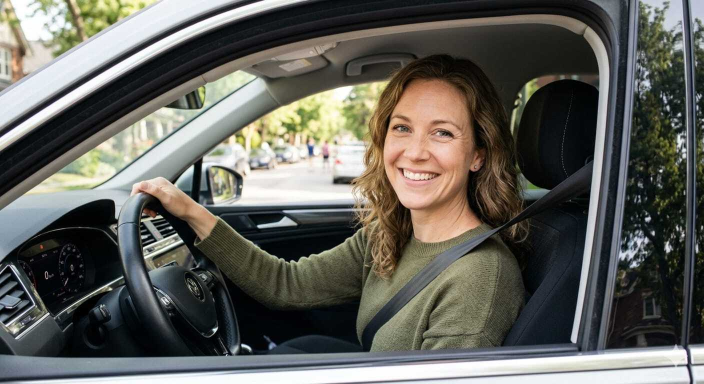
#> input picture driver_monitor/car.jpg, 1408 x 768 px (shown at 1/2 size)
$ python -i preprocessing.py   (imports and definitions only)
#> lines starting #> are read from the running program, lines starting #| are printed output that depends on the picture
#> further down, picture is the input picture: shape (768, 1408, 3); mean B, G, R 91.8, 98.1, 98.6
# ─────────────────────────────────────────────────────────────────────────────
# preprocessing.py  –  Frame conditioning before model inference
# ─────────────────────────────────────────────────────────────────────────────

import cv2
import numpy as np
from config import LOW_LIGHT_THRESH, FRAME_WIDTH, FRAME_HEIGHT


def resize_frame(frame: np.ndarray,
                 width: int = FRAME_WIDTH,
                 height: int = FRAME_HEIGHT) -> np.ndarray:
    """Resize to a fixed resolution while preserving aspect ratio (letterbox)."""
#> called with width = 1280, height = 720
    h, w = frame.shape[:2]
#> h = 768; w = 1408
    scale = min(width / w, height / h)
#> scale = 0.909
    new_w, new_h = int(w * scale), int(h * scale)
#> new_w = 1280; new_h = 698
    resized = cv2.resize(frame, (new_w, new_h), interpolation=cv2.INTER_LINEAR)
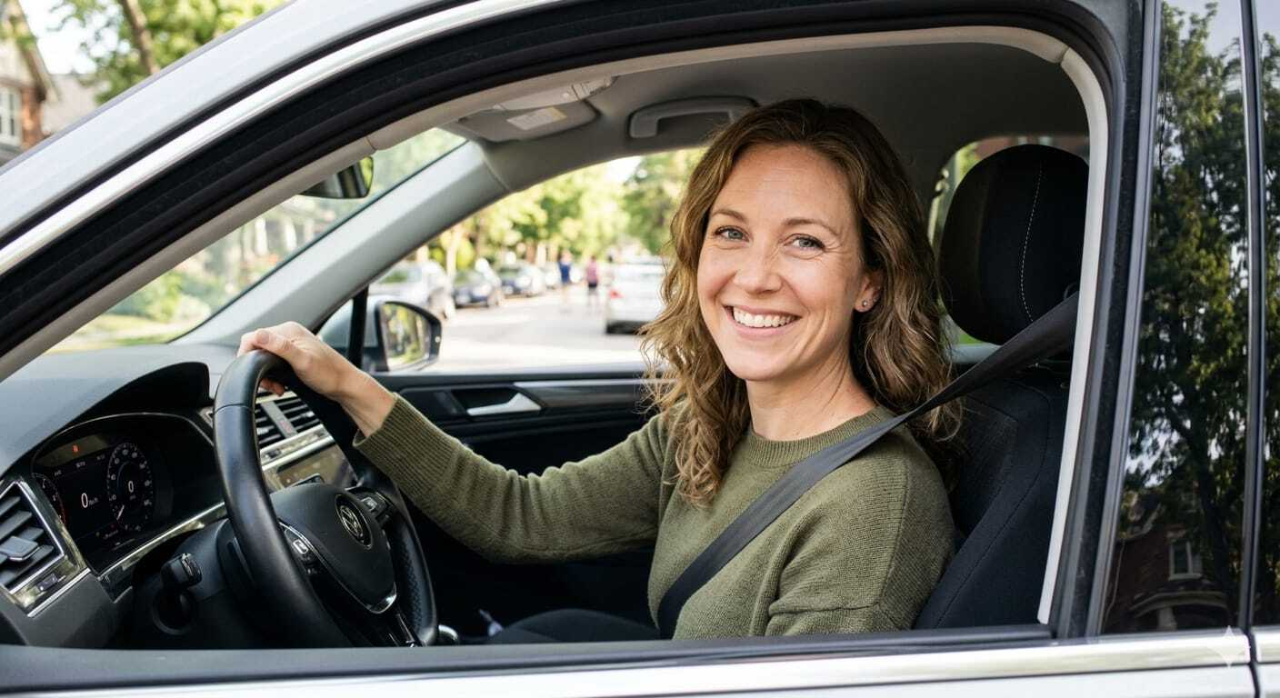
#> resized: shape (698, 1280, 3); mean B, G, R 91.7, 98, 98.5

    canvas = np.zeros((height, width, 3), dtype=np.uint8)
    x_off  = (width  - new_w) // 2
#> x_off = 0
    y_off  = (height - new_h) // 2
#> y_off = 11
    canvas[y_off:y_off + new_h, x_off:x_off + new_w] = resized
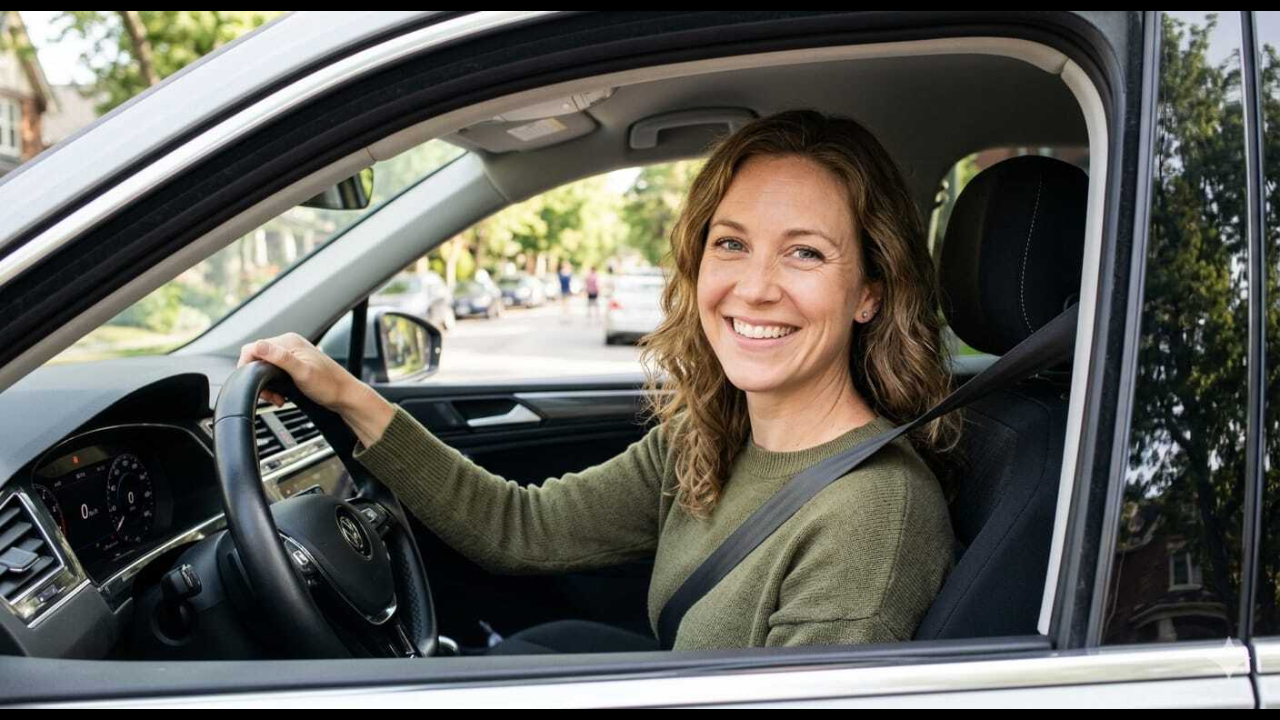
#> canvas: shape (720, 1280, 3); mean B, G, R 88.9, 95, 95.5
    return canvas


def apply_clahe(frame: np.ndarray) -> np.ndarray:
    """Contrast Limited Adaptive Histogram Equalization on the L channel."""
    lab   = cv2.cvtColor(frame, cv2.COLOR_BGR2LAB)
    l, a, b = cv2.split(lab)
    clahe = cv2.createCLAHE(clipLimit=2.0, tileGridSize=(8, 8))
    l_eq  = clahe.apply(l)
    enhanced = cv2.merge([l_eq, a, b])
    return cv2.cvtColor(enhanced, cv2.COLOR_LAB2BGR)


def denoise(frame: np.ndarray, ksize: int = 3) -> np.ndarray:
    """Light Gaussian blur to suppress sensor / compression noise."""
#> called with ksize = 3
    return cv2.GaussianBlur(frame, (ksize, ksize), 0)


def is_low_light(frame: np.ndarray, threshold: int = LOW_LIGHT_THRESH) -> bool:
#> called with threshold = 60
    gray = cv2.cvtColor(frame, cv2.COLOR_BGR2GRAY)
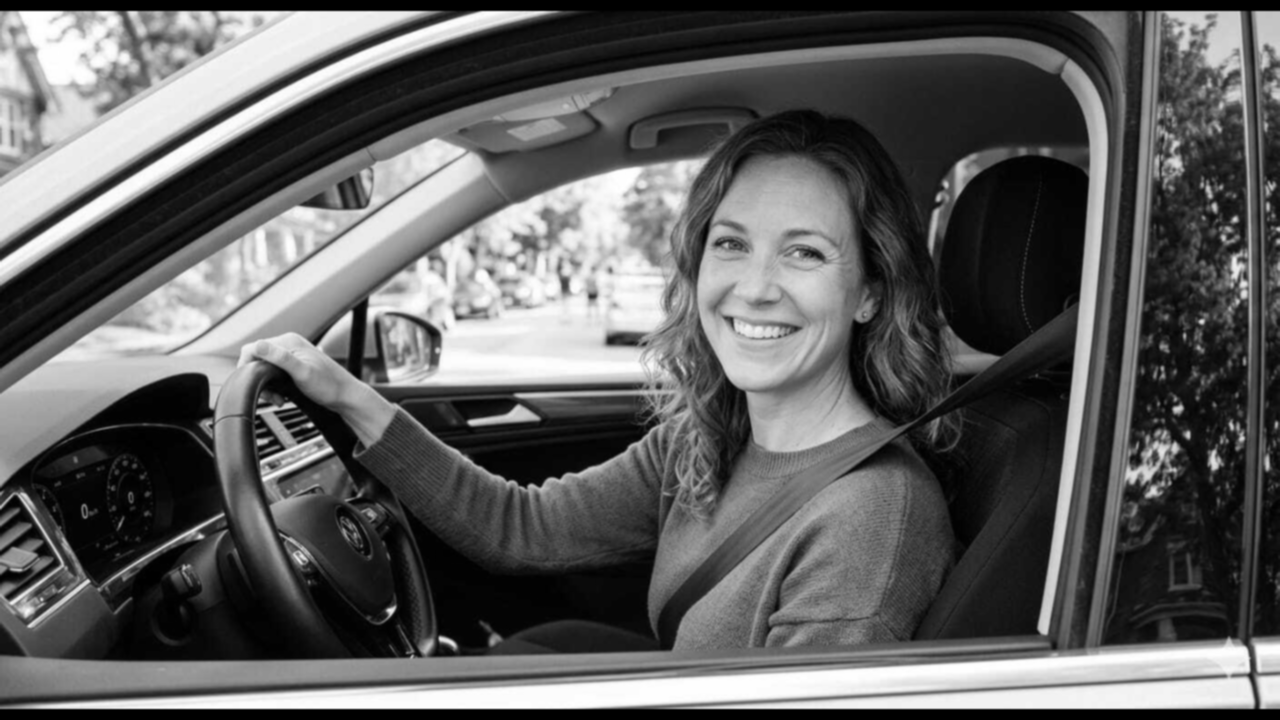
#> gray: shape (720, 1280); min 0, max 255, mean 94.5
    return float(gray.mean()) < threshold


def preprocess_frame(frame: np.ndarray) -> np.ndarray:
    """
    Full preprocessing pipeline applied to every incoming frame:
      1. Resize / letterbox
      2. Denoise
      3. CLAHE if low-light
    Returns the conditioned frame (BGR).
    """
    frame = resize_frame(frame)
    frame = denoise(frame)
    if is_low_light(frame):
        frame = apply_clahe(frame)
    return frame


def preprocess_roi(roi: np.ndarray, target: tuple = (300, 300)) -> np.ndarray:
    """Resize a region-of-interest for DNN face detection input blob."""
    return cv2.resize(roi, target, interpolation=cv2.INTER_LINEAR)


def normalize(frame: np.ndarray) -> np.ndarray:
    """Return float32 frame normalized to [0, 1]."""
    return frame.astype(np.float32) / 255.0

>>> import cv2
>>> picture = cv2.imread('car.jpg')
>>> result = preprocess_frame(picture)
